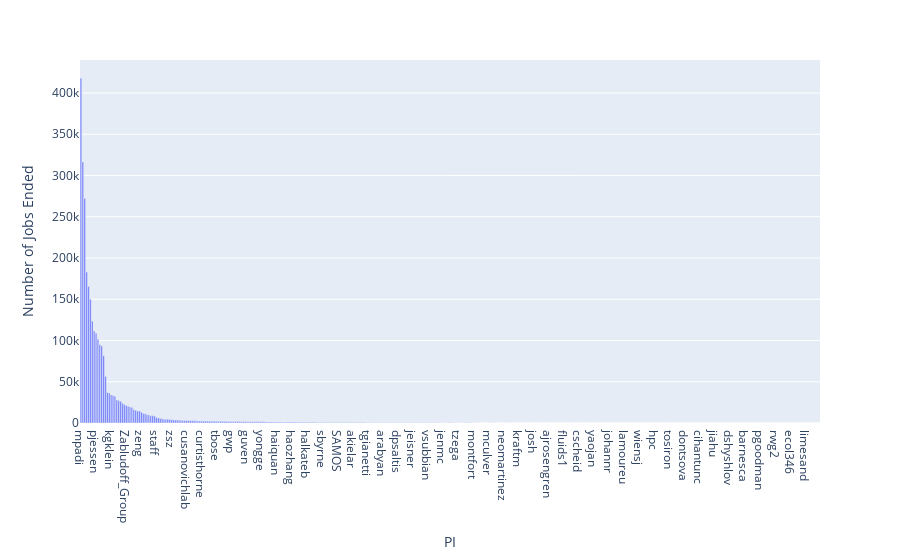

Notebook source saved alongside this figure:
### Markdown cell above
Must name the column name with x and y parameters

### Code cell
fig = px.bar(jobs, x=jobs.columns[0],y=jobs.columns[1])
fig.show()

### Figure 1 — Plotly figure (JSON) as saved in the notebook; plotly's stock layout.template omitted (floating-point values rounded to 4 significant figures; data arrays with more than 128 entries replaced by an {"elided": "..."} marker saying what was removed)
{"data": [{"alignmentgroup": "True", "hoverlabel": {"namelength": 0}, "hovertemplate": "PI=%{x}<br>Number of Jobs Ended=%{y}", "legendgroup": "", "marker": {"color": "#636efa"}, "name": "", "offsetgroup": "", "orientation": "v", "showlegend": false, "textposition": "auto", "type": "bar", "x": {"elided": "392 str values"}, "xaxis": "x", "y": {"elided": "392 int values"}, "yaxis": "y"}], "layout": {"barmode": "relative", "legend": {"tracegroupgap": 0}, "margin": {"t": 60}, "xaxis": {"anchor": "y", "domain": [0, 1], "title": {"text": "PI"}}, "yaxis": {"anchor": "x", "domain": [0, 1], "title": {"text": "Number of Jobs Ended"}}}}
